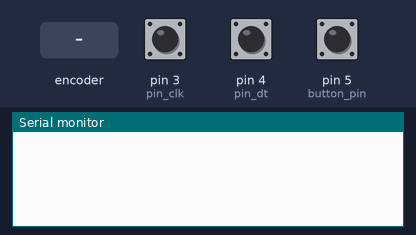
A sketch run on a simulated Arduino Uno, built with avr-gcc and run on an emulated ATmega328P. Parts: the last lines printed to the serial monitor. The test bench sets the inputs (shaded band); at power-on: pin 5 (button_pin) HIGH, pin 3 (pin_clk) HIGH, pin 4 (pin_dt) HIGH.

Above: at 1.2 s.
1.3 s: rotary encoder on pin 3 (pin_clk) / pin 4 (pin_dt) turned 1 step (first pin leading)
At 2.4 s:
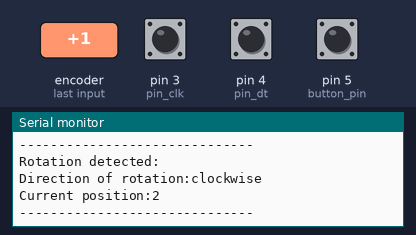
3.0 s: pin 5 (button_pin) pulled LOW for 0.15 s
At 4.0 s:
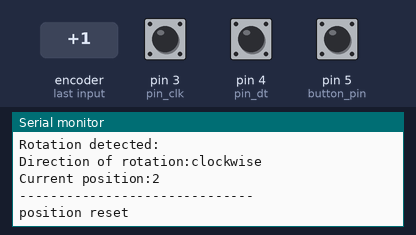
4.6 s: rotary encoder on pin 3 (pin_clk) / pin 4 (pin_dt) turned 2 steps (second pin leading)
At 5.9 s:
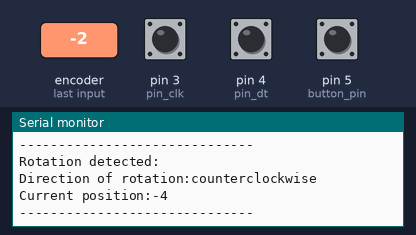
Timing chart, 0 to 7.6 s (numbered marks = the images above; inputs shaded):
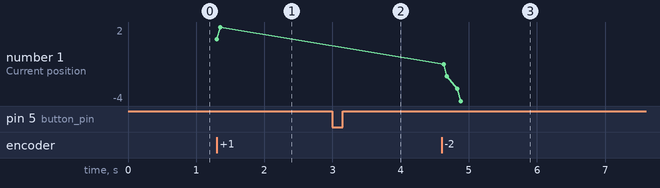

The sketch:

KY040-YT-TUTORIAL.ino
```cpp
///////////////////////////////////////
// Rotary encoder sensor YT Tutorial //
//          ArduinoCraft             //
///////////////////////////////////////
// Initialization of the required variables
int counter = 0;
boolean direction;
int Pin_clk_Last;
int Pin_clk_Aktuell;

// Definition of the input pins
int pin_clk = 3;
int pin_dt = 4;
int button_pin = 5;


void setup ()
{
   // input pins are initialized ...
   pinMode (pin_clk, INPUT);
   pinMode (pin_dt, INPUT);
   pinMode (button_pin, INPUT);

   // ... and their pull-up resistors activated
   digitalWrite (pin_clk, true);
   digitalWrite (pin_dt, true);
   digitalWrite (button_pin, true);

   // Initial reading of the Pin_CLK
   Pin_clk_Last = digitalRead (pin_clk);
   Serial.begin (115200);
 }


void loop ()
{
   // Read out the current status
   Pin_clk_Aktuell = digitalRead (pin_clk);

   // Check for change
   if (Pin_clk_Aktuell != Pin_clk_Last)
   {

        if (digitalRead(pin_dt)!= Pin_clk_Aktuell)
        {
            // Pin_CLK changed first
            counter ++;
            direction = true;
        }

        else
        {// Otherwise, Pin_DT changed first
            direction = false;
            counter--;
        }
        Serial.println ("Rotation detected:");
        Serial.print ("Direction of rotation:");

        if (direction)
        {
           Serial.println ("clockwise");
        }
        else
        {
           Serial.println ("counterclockwise");
        }

        Serial.print ("Current position:");
        Serial.println (counter);
        Serial.println ("------------------------------");

   }

   // Preparation for the next run:
   // The value of the current run is the previous value for the next run
   Pin_clk_Last = Pin_clk_Aktuell;

   // Reset function to save the current position
   if (! digitalRead (button_pin) && counter != 0)
     {
       counter = 0;
       Serial.println ("position reset");
     }

 }
```

Measured:
- after the input at 1.3 s, the serial monitor: prints a new line at once (image 1)
- after the input at 3.0 s, the serial monitor: prints a new line at once (image 2)
- after the input at 4.6 s, the serial monitor: prints a new line at once (image 3)
- plotted number 1: 2 → -4 after the input at 4.6 s
